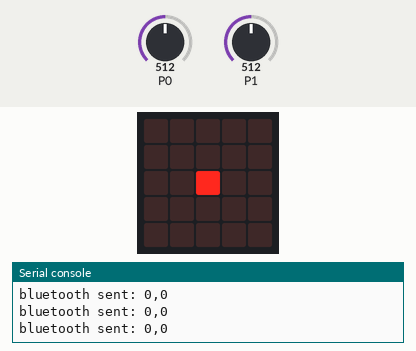
Bench run of a program on a simulated BBC micro:bit (MakeCode). On the bench: the board's 5×5 LED display, the last lines printed to the serial console. Inputs (shaded band) come from the test bench; at power-on: P0 = 512, P1 = 512 (analog values on the 0–1023 scale).

Above: at 1.2 s.
1.3 s: P0 set to 551
2.8 s: P0 set to 572
At 3.2 s:
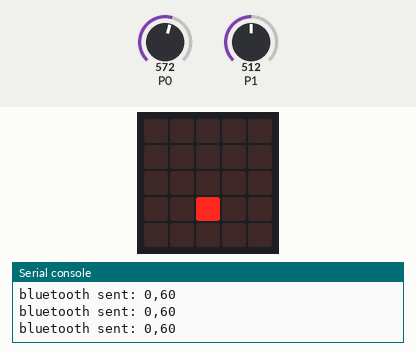
4.3 s: P1 set to 552
5.8 s: P1 set to 579
At 6.9 s:
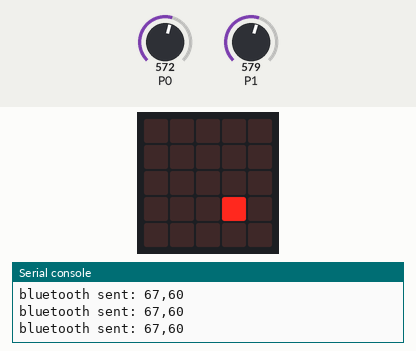
7.3 s: P0 set to 511
At 8.3 s:
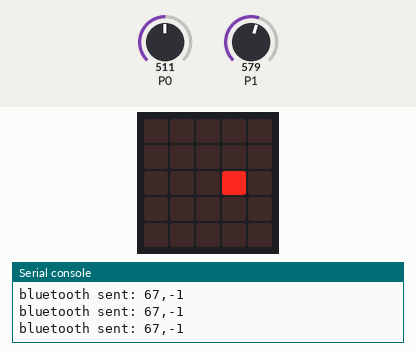
8.8 s: P1 set to 643
10.3 s: P1 set to 678
At 10.8 s:
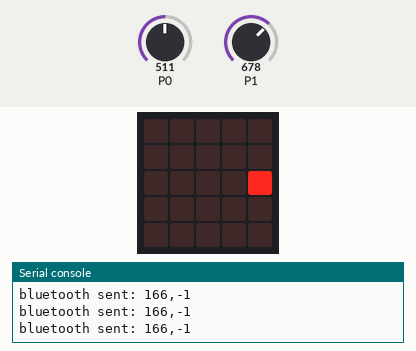
Timing chart, 0 to 12.8 s (numbered marks = the images above; inputs shaded):
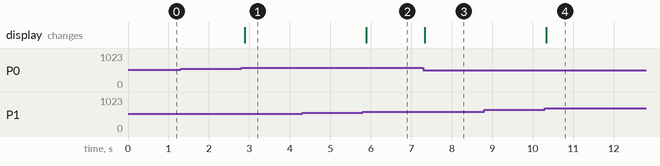

The program:

main.ts
```typescript
let 差分Y = 0
let 差分X = 0
let ステックY = 0
let ステックX = 0
bluetooth.startUartService()
let ステックX0 = pins.analogReadPin(AnalogPin.P1)
let ステックY0 = pins.analogReadPin(AnalogPin.P0)
let X = 2
let Y = 2
led.plot(X, Y)
basic.forever(function () {
    ステックX = pins.analogReadPin(AnalogPin.P1)
    ステックY = pins.analogReadPin(AnalogPin.P0)
    led.unplot(X, Y)
    差分X = Math.constrain(ステックX - ステックX0, -200, 200)
    X = Math.round(Math.map(差分X, -200, 200, 0, 4))
    差分Y = Math.constrain(ステックY - ステックY0, -200, 200)
    Y = Math.round(Math.map(差分Y, -200, 200, 0, 4))
    led.plot(X, Y)
    bluetooth.uartWriteString("" + convertToText(差分X) + "," + convertToText(差分Y))
    basic.pause(100)
})
```

test.ts
```typescript
// テストはここに来ます。このパッケージが拡張機能として使用されるときにはコンパイルされません。
```

Measured:
- the behaviour switches between 561 and 562 on P0 (found by bisection; images 0 and 1)
- the behaviour switches between 561 and 562 on P1 (found by bisection; images 1 and 2)
- the behaviour switches between 661 and 662 on P1 (found by bisection; images 3 and 4)
- after the input at 2.8 s, the display: changes after 0.09 s (image 1)
- after the input at 5.8 s, the display: changes after 0.09 s (image 2)
- after the input at 7.3 s, the display: changes at once (image 3)
- after the input at 10.3 s, the display: changes at once (image 4)
